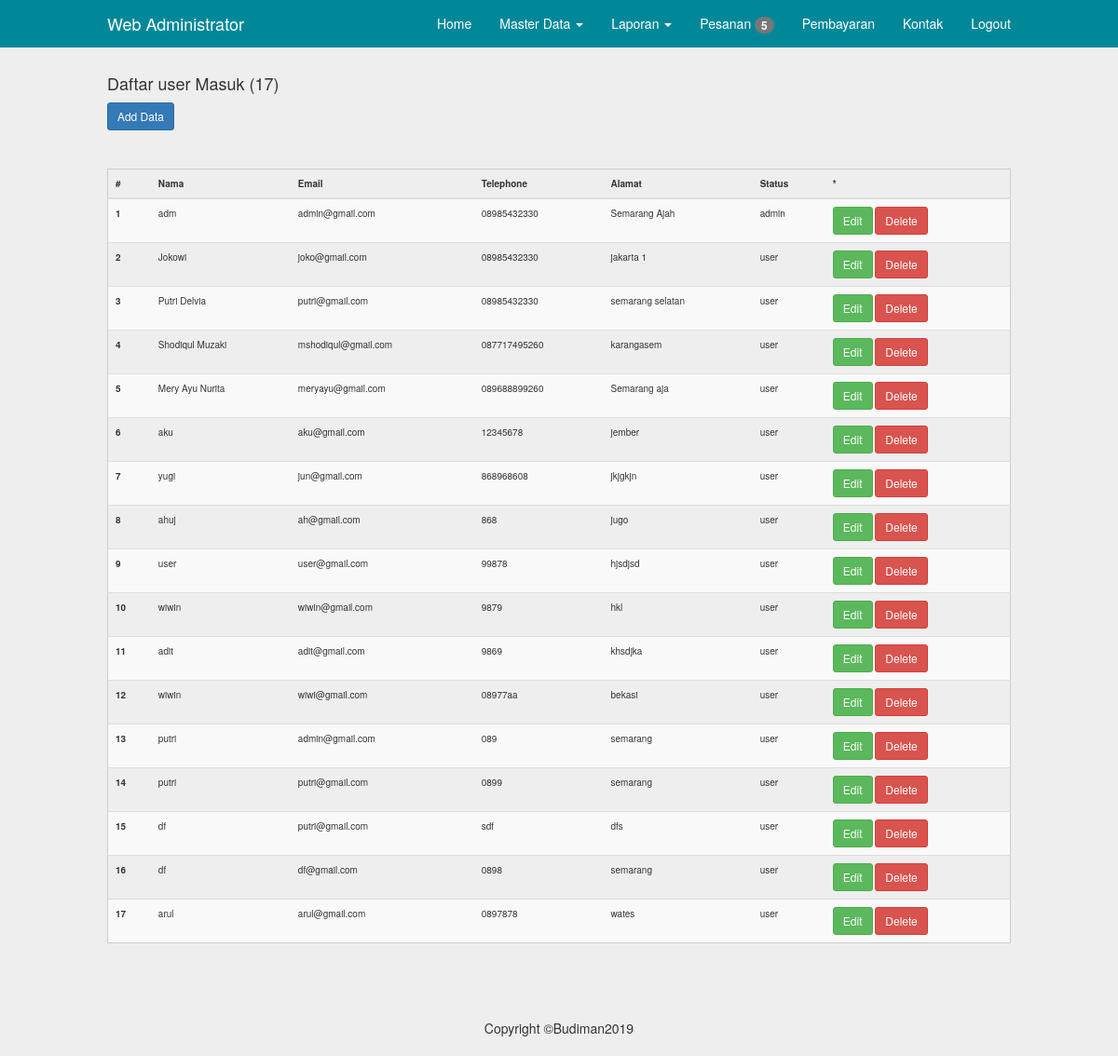
The page /admin/user.php (signed in) on the database its author committed.
### tables this page shows
CREATE TABLE IF NOT EXISTS `user` (
`id` int(5) NOT NULL,
  `nama` varchar(50) NOT NULL,
  `email` varchar(75) NOT NULL,
  `telephone` varchar(20) NOT NULL,
  `alamat` text NOT NULL,
  `password` varchar(100) NOT NULL,
  `status` enum('user','admin') NOT NULL
);

### inc/config.php (called while the page is built, shortened)
<?php
	$no = 1;
?>

### admin/user.php (the view, shortened to what this page needs)
<?php
	include"../inc/config.php";
	include"inc/header.php";
?>
	<div class="container">
		<?php
			$q = mysql_query("select*from user");
			$j = mysql_num_rows($q);
		?>
		<h4>Daftar user Masuk (<?php echo ($j>0)?$j:0; ?>)</h4>
		<a class="btn btn-sm btn-primary" href="user.php?act=create">Add Data</a>
		<hr>
		<table class="table table-striped table-hove">
			<thead>
				<tr>
					<th>#</th>
					<th>Nama</th>
					<th>Email</th>
					<th>Telephone</th>
					<th>Alamat</th>
					<th>Status</th>
					<th>*</th>
				</tr>
			</thead>
			<tbody>
		<?php while($data=mysql_fetch_object($q)){ ?>
				<tr>
					<th scope="row"><?php echo $no++; ?></th>
					<td><?php echo $data->nama ?></td>
					<td><?php echo $data->email ?></td>
					<td><?php echo $data->telephone ?></td>
					<td><?php echo $data->alamat ?></td>
					<td><?php echo $data->status ?></td>
					<td>
						<a class="btn btn-sm btn-success" href="user.php?act=edit&&id=<?php echo $data->id ?>">Edit</a>
						<a class="btn btn-sm btn-danger" href="user.php?act=delete&&id=<?php echo $data->id ?>">Delete</a>
					</td>
				</tr>
		<?php } ?>
			</tbody>
		</table>
    </div>
<?php include"inc/footer.php"; ?>

### assets/css/navbar-fixed-top.css (style rules this page uses)
body { padding-top: 70px; }

### assets/css/style.css (style rules this page uses)
@media (min-width: 768px) { .container { width: 750px; } }
@media (min-width: 992px) { .container { width: 970px; } }
@media (min-width: 1200px) { .container { width: 1000px; } }
.table { border:1px solid#CCC; }
table td, table th { padding:10px; font-size: 10px; }
* { transition: all 200ms ease-in-out; }
body { background-color: #EEE; }

### rows shown on the page
user: nama "adm", email "admin@gmail.com", telephone "08985432330", alamat "Semarang Ajah", status "admin"
user: nama "Jokowi", email "joko@gmail.com", telephone "08985432330", alamat "jakarta 1", status "user"
user: nama "Putri Delvia", email "putri@gmail.com", telephone "08985432330", alamat "semarang selatan", status "user"
user: nama "Shodiqul Muzaki", email "mshodiqul@gmail.com", telephone "087717495260", alamat "karangasem", status "user"
user: nama "Mery Ayu Nurita", email "meryayu@gmail.com", telephone "089688899260", alamat "Semarang aja", status "user"
user: nama "aku", email "aku@gmail.com", telephone "12345678", alamat "jember", status "user"
user: nama "yugi", email "jun@gmail.com", telephone "868968608", alamat "jkjgkjn", status "user"
user: nama "ahuj", email "ah@gmail.com", telephone "868", alamat "jugo", status "user"
user: nama "user", email "user@gmail.com", telephone "99878", alamat "hjsdjsd", status "user"
user: nama "wiwin", email "wiwin@gmail.com", telephone "9879", alamat "hkl", status "user"
user: nama "adit", email "adit@gmail.com", telephone "9869", alamat "khsdjka", status "user"
user: nama "wiwin", email "wiwi@gmail.com", telephone "08977aa", alamat "bekasi", status "user"
user: nama "putri", email "admin@gmail.com", telephone "089", alamat "semarang", status "user"
user: nama "putri", email "putri@gmail.com", telephone "0899", alamat "semarang", status "user"
user: nama "df", email "putri@gmail.com", telephone "sdf", alamat "dfs", status "user"
user: nama "df", email "df@gmail.com", telephone "0898", alamat "semarang", status "user"
user: nama "arul", email "arul@gmail.com", telephone "0897878", alamat "wates", status "user"

### other values the page prints
$totalUnRead "5"
$j "17"
